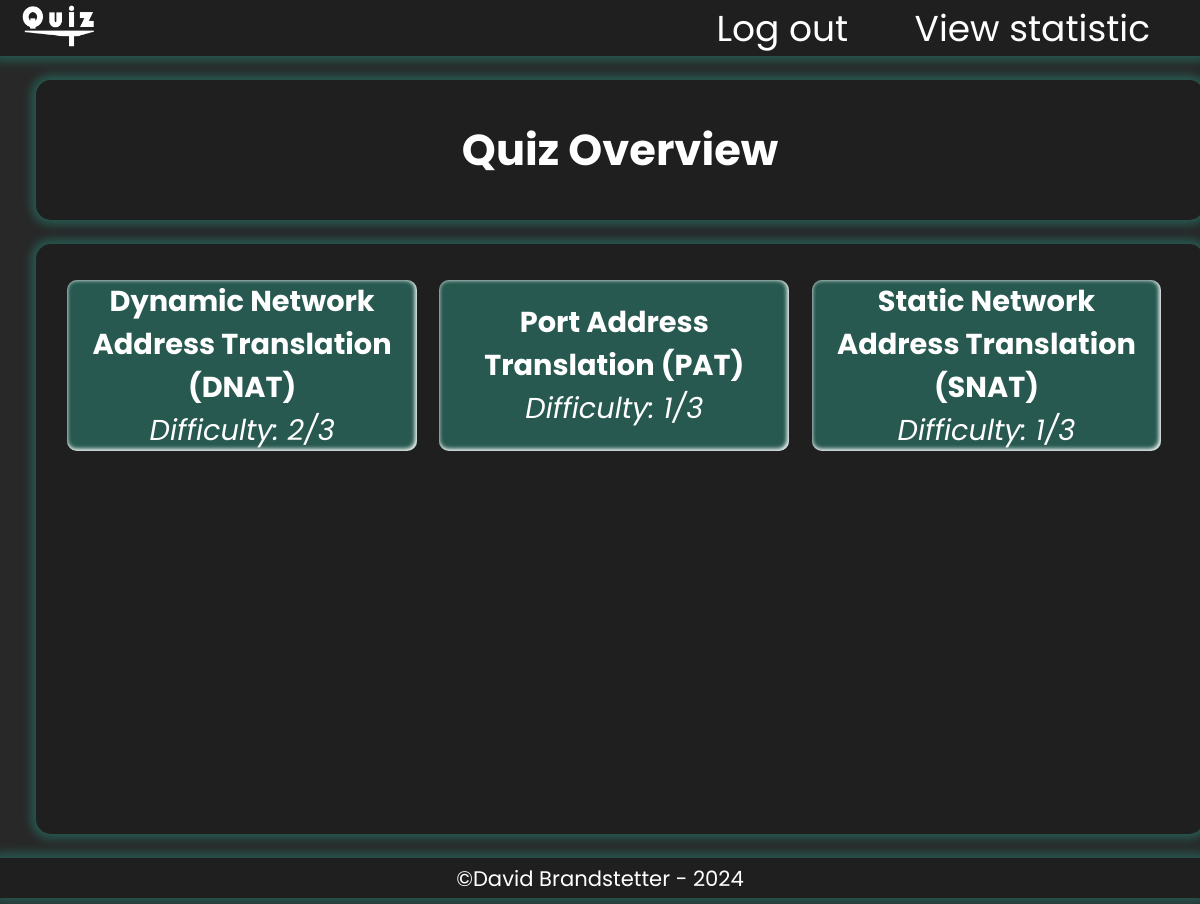
Page /php/dashboard_quizzes.php?user_id=1&topic_id=5 on the committed database.
### tables this page shows
CREATE TABLE IF NOT EXISTS Quiz
(
    PK_quizID     INT PRIMARY KEY,
    title         VARCHAR(80),
    difficulty    INT,
    FK_PK_topicID INT,
    CONSTRAINT const_quiz_topicID FOREIGN KEY (FK_PK_topicID) REFERENCES Topic (PK_topicID)
);

### php/dashboard_quizzes.php (the view, shortened to what this page needs)
<!DOCTYPE html>
<html lang="en">
<head>
    <link rel="stylesheet" href="https://cdnjs.cloudflare.com/ajax/libs/animate.css/4.1.1/animate.min.css"/>
    <link rel="stylesheet" href="../css/styles.css">
</head>
<body>
<?php include 'header.php' ?>
<main>
    <section id="main-container" class="container animate__animated animate__bounceIn">
        <h1>Quiz Overview</h1>
    </section>
    <section id="quiz-container" class="container animate__animated animate__bounceIn">
        <?php
        $servername = "localhost";
        $account = "root";
        $credentials = "";
        $dbname = "QuizIT";
        $user_id = $_GET['user_id'];
        $topic_id = $_GET['topic_id'];
        try {
            $connection = new PDO("mysql:host=$servername;dbname=$dbname", $account, $credentials);
            $connection->setAttribute(PDO::ATTR_ERRMODE, PDO::ERRMODE_EXCEPTION);
            $quizzes = $connection->prepare('SELECT PK_quizID AS quiz_id, title, difficulty FROM User LEFT OUTER JOIN User_Topic ON User.PK_userID = User_Topic.FK_PK_userID LEFT OUTER JOIN Topic ON User_Topic.FK_PK_topicID = Topic.PK_topicID LEFT OUTER JOIN Quiz ON Topic.PK_topicID = Quiz.FK_PK_topicID WHERE User.PK_userID = :user_id AND User_Topic.unlocked = 1 AND PK_topicId = :topic_id ORDER BY Quiz.title');
            $quizzes->bindParam(':user_id', $user_id);
            $quizzes->bindParam(':topic_id', $topic_id);
            if ($quizzes->execute()) {
                foreach ($quizzes as $quiz) {
                    echo "<a class=\"element\" href=\"quiz.php?user_id=" . $user_id . "&quiz_id=" . $quiz['quiz_id'] . "&title=" . $quiz["title"] . "&index=0\">";
                    echo "<div>";
                    echo $quiz['title'];
                    echo "<br>";
                    echo "<span class='difficulty'>Difficulty: " . $quiz['difficulty'] . "/3</span>";
                    echo "</div>";
                    echo "</a>";
                }
            }
        } catch (PDOException $e) {
            header("Location: signup.php?database-error=true");
            exit;
        }
        ?>
    </section>
</main>
<?php include 'footer.php' ?>
</body>
</html>

### css/styles.css (style rules this page uses)
:root { --black: #1f1f1f; --dark-grey: #282828; --dark-green: #275950; --light-green: #91F2E9; --white: #FFFFFF; font-size: 1.5rem; font-family: "Poppins", sans-serif; }
html { min-width: 300px; min-height: 250px; }
body { background-color: var(--dark-grey); color: var(--white); overflow: auto; padding: 0; margin: 0; }
h1 { font-size: 2.5em; }
.container, .container-stable { text-align: center; background-color: var(--black); margin: 30vh 30vw 30vh 30vw; height: 35vh; width: 40vw; padding: 20px; border-radius: 15px; box-shadow: 0 0 10px 5px var(--dark-green); min-height: 500px; min-width: 600px; }
a, #redirect-link, #redirect-link:active, #redirect-link:focus, #redirect-link:hover { background: none; border: none; font-size: 0.88rem; color: var(--light-green); text-decoration: underline; cursor: pointer; padding: 10px; margin: 0; }
#main-container { text-align: center; display: flex; justify-content: center; align-items: center; background-color: var(--black); margin: 3vh 3vw 3vh 3vw; height: 5vh; width: 94vw; padding: 20px; border-radius: 15px; box-shadow: 0 0 10px 5px var(--dark-green); min-height: 100px; min-width: 600px; }
#quiz-container { display: flex; justify-content: start; align-items: start; flex-flow: row wrap; background-color: var(--black); margin: 0 3vw 3vh 3vw; height: 65vh; width: 94vw; padding: 20px 20px 50px 20px; border-radius: 15px; box-shadow: 0 0 10px 5px var(--dark-green); min-height: 100px; min-width: 600px; }
#main-container h1 { margin: 0; padding: 0; color: var(--white); font-size: 1.8rem; }
.element { display: flex; justify-content: center; align-items: center; flex-flow: column nowrap; row-gap: 20px; margin: 2vh 1% 0 1%; padding: 0.5%; border-radius: 10px; background-color: var(--dark-green); box-shadow: -1px -1px 4px 1px var(--white) inset; text-decoration: none; font-weight: bold; color: var(--white); width: 30%; font-size: 1.2rem; height: 20vh; cursor: pointer; outline: none; }
.difficulty { font-weight: normal; font-style: italic; }

### rows in the picture
quiz: title "Dynamic Network Address Translation (DNAT)", difficulty "2"
quiz: title "Port Address Translation (PAT)", difficulty "1"
quiz: title "Static Network Address Translation (SNAT)", difficulty "1"
